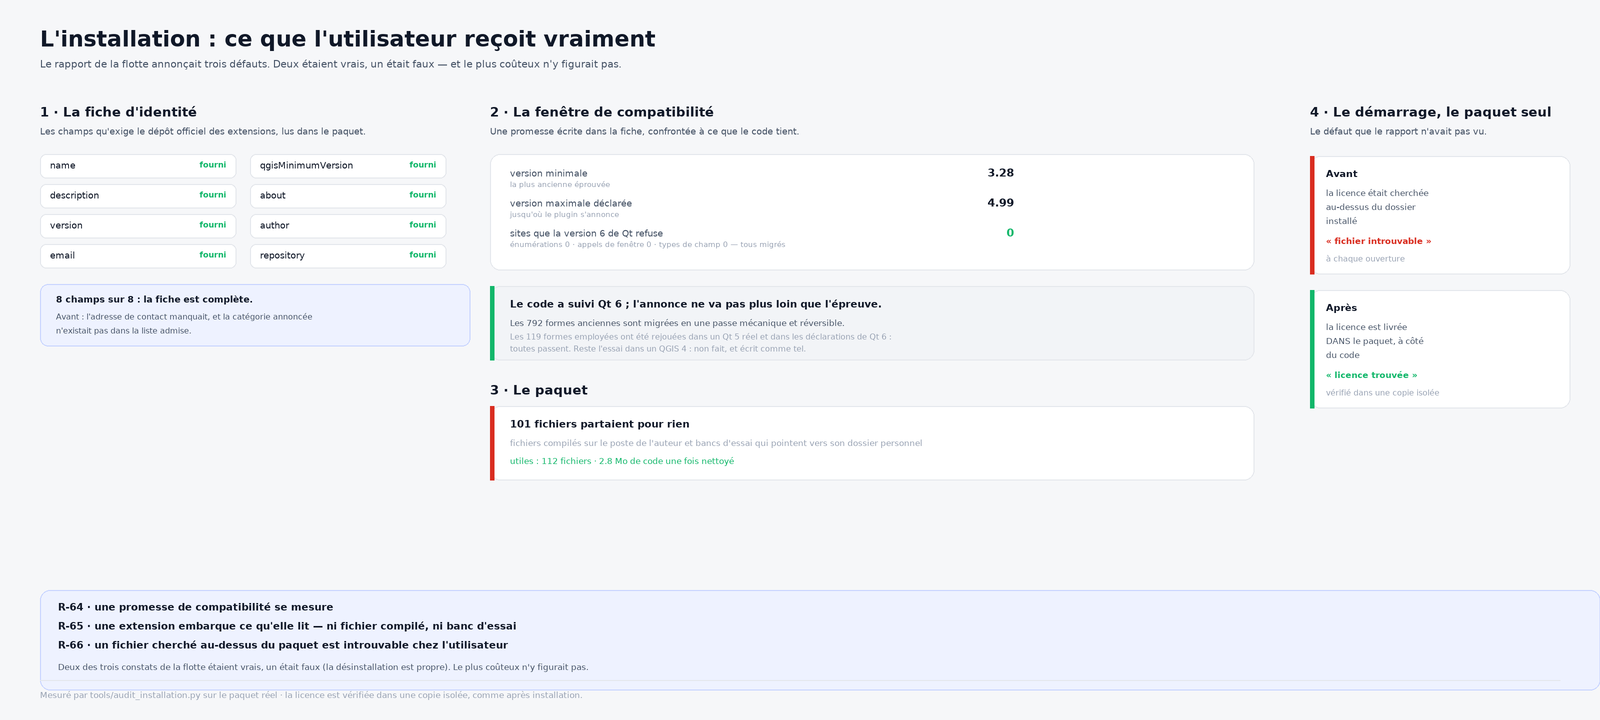

The Python source for this figure:
"""Planche 33 — l'installation : ce que l'utilisateur reçoit vraiment.

    python3 maquettes/33_installation.py

Rien n'est dessiné à la main : les chiffres viennent de
`specs/data/installation.json`, produit par `tools/audit_installation.py`.
"""
from __future__ import annotations

import json
import os
import sys

from PIL import Image, ImageDraw, ImageFont

OUT = os.path.dirname(os.path.abspath(__file__))
RACINE = os.path.dirname(OUT)
sys.path.insert(0, RACINE)
DONNEES = os.path.join(RACINE, "specs", "data")
THEME = json.load(open(os.path.join(DONNEES, "theme.json"), encoding="utf-8"))
AUDIT = json.load(open(os.path.join(DONNEES, "installation.json"),
                       encoding="utf-8"))
QT6 = json.load(open(os.path.join(DONNEES, "qt6.json"), encoding="utf-8"))
from drillmaster_v3.core.installation import CHAMPS_REQUIS  # noqa: E402

T = THEME["clair"]
S = 2
W, H = 1600, 720
POL = {False: "/usr/share/fonts/truetype/dejavu/DejaVuSans.ttf",
       True: "/usr/share/fonts/truetype/dejavu/DejaVuSans-Bold.ttf"}


def f(t, g=False):
    return ImageFont.truetype(POL[g], int(t * S))


img = Image.new("RGB", (W * S, H * S), T["bg"])
d = ImageDraw.Draw(img)


def txt(x, y, t, sz=10, col=None, g=False, a=None):
    d.text((x * S, y * S), t, font=f(sz, g), fill=col or T["ink"], anchor=a)


def rect(x, y, w, h, fill=None, stroke=None, r=8, ep=1):
    d.rounded_rectangle([x * S, y * S, (x + w) * S, (y + h) * S],
                        radius=int(r * S), fill=fill, outline=stroke,
                        width=max(1, int(ep * S)))


def ligne(x1, y1, x2, y2, col=None, ep=1):
    d.line([x1 * S, y1 * S, x2 * S, y2 * S], fill=col or T["border"],
           width=int(ep * S))


FICHE = AUDIT["fiche"]
PAQUET = AUDIT["paquet"]
COMPAT = AUDIT["compatibilite"]
ISOLE = AUDIT["demarrage_isole"]

txt(40, 26, "L'installation : ce que l'utilisateur reçoit vraiment", 22,
    T["ink"], True)
txt(40, 58, "Le rapport de la flotte annonçait trois défauts. Deux étaient "
    "vrais, un était faux — et le plus coûteux n'y figurait pas.", 10.2,
    T["ink_2"])

# ══ 1 · la fiche d'identité
y = 104
txt(40, y, "1 · La fiche d'identité", 13, T["ink"], True)
txt(40, y + 22, "Les champs qu'exige le dépôt officiel des extensions, lus "
    "dans le paquet.", 9.4, T["ink_2"])
y += 50
fournis = set(FICHE["fournis"])
col_w, lig = 196, 30
for i, champ in enumerate(CHAMPS_REQUIS):
    cx = 40 + (i % 2) * (col_w + 14)
    cy = y + (i // 2) * lig
    present = champ in fournis
    rect(cx, cy, col_w, 24, T["surface"], T["border"], 6)
    txt(cx + 10, cy + 6, champ, 9.2, T["ink"], False)
    txt(cx + col_w - 10, cy + 6,
        "fourni" if present else "manquait", 8.4,
        T["ok"] if present else T["block"], True, "ra")
y += 4 * lig + 10
rect(40, y, 430, 62, T["accent_soft"], T["accent_line"], 8)
txt(56, y + 10, f"{len(fournis)} champs sur {len(CHAMPS_REQUIS)} : la fiche "
    "est complète.", 9.2, T["ink"], True)
txt(56, y + 28, "Avant : l'adresse de contact manquait, et la catégorie "
    "annoncée", 8.4, T["ink_2"])
txt(56, y + 42, "n'existait pas dans la liste admise.", 8.4, T["ink_2"])

# ══ 2 · la fenêtre de compatibilité
y = 104
D = 490
txt(D, y, "2 · La fenêtre de compatibilité", 13, T["ink"], True)
txt(D, y + 22, "Une promesse écrite dans la fiche, confrontée à ce que le "
    "code tient.", 9.4, T["ink_2"])
y += 50
rect(D, y, 764, 116, T["surface"], T["border"], 10)
restants = (COMPAT["sites_a_migrer"] + COMPAT["exec_a_migrer"]
            + COMPAT["champs_a_migrer"])
for i, (quoi, val, note) in enumerate([
        ("version minimale", COMPAT["minimum"], "la plus ancienne éprouvée"),
        ("version maximale déclarée", COMPAT["maximum"],
         "jusqu'où le plugin s'annonce"),
        ("sites que la version 6 de Qt refuse", str(restants),
         f"énumérations {COMPAT['sites_a_migrer']} · appels de fenêtre "
         f"{COMPAT['exec_a_migrer']} · types de champ "
         f"{COMPAT['champs_a_migrer']} — tous migrés"),
]):
    yy = y + 14 + i * 30
    txt(D + 20, yy, quoi, 9.2, T["ink_2"])
    txt(D + 524, yy - 2, val, 11.4,
        T["ok"] if i == 2 and restants == 0 else
        (T["warn"] if i == 2 else T["ink"]), True, "ra")
    txt(D + 20, yy + 12, note, 7.8, T["ink_3"])
y += 132
rect(D, y, 764, 74, T["surface_3"], T["border"], 10)
rect(D, y, 4, 74, T["ok"] if restants == 0 else T["warn"], None, 0)
txt(D + 20, y + 12, "Le code a suivi Qt 6 ; l'annonce ne va pas plus loin "
    "que l'épreuve.", 10.2, T["ink"], True)
txt(D + 20, y + 32, "Les 792 formes anciennes sont migrées en une passe "
    "mécanique et réversible." if restants == 0 else
    "La fenêtre reste en deçà de ce que Qt 6 refuse, et c'est exact.", 8.8,
    T["ink_2"])
txt(D + 20, y + 46, f"Les {QT6['declarations']['qt5_acceptees']} formes "
    "employées ont été rejouées dans un Qt 5 réel et dans les déclarations "
    "de Qt 6 :", 8.4, T["ink_3"])
txt(D + 20, y + 58, "toutes passent. Reste l'essai dans un QGIS 4 : non "
    "fait, et écrit comme tel.", 8.4, T["ink_3"])

# ══ 3 · le paquet
y += 96
txt(D, y, "3 · Le paquet", 13, T["ink"], True)
y += 24
rect(D, y, 764, 74, T["surface"], T["border"], 10)
rect(D, y, 4, 74, T["block"], None, 0)
txt(D + 20, y + 12, f"{PAQUET['a_exclure']} fichiers partaient pour rien",
    10.4, T["ink"], True)
txt(D + 20, y + 32, "fichiers compilés sur le poste de l'auteur et bancs "
    "d'essai qui pointent vers son dossier personnel", 8.6, T["ink_3"])
txt(D + 20, y + 50, f"utiles : {PAQUET['fichiers_propres']} fichiers · "
    f"{PAQUET['poids_propre_ko'] / 1024:.1f} Mo de code une fois nettoyé",
    8.6, T["ok"])

# ══ 4 · le démarrage, paquet seul
y = 104
G = 1290
txt(G + 20, y, "4 · Le démarrage, le paquet seul", 13, T["ink"], True)
y += 22
txt(G + 20, y, "Le défaut que le rapport n'avait pas vu.", 9.4, T["ink_2"])
y += 30
rect(G + 20, y, 260, 118, T["surface"], T["border"], 10)
rect(G + 20, y, 4, 118, T["block"], None, 0)
txt(G + 36, y + 12, "Avant", 9.6, T["ink"], True)
txt(G + 36, y + 32, "la licence était cherchée", 8.6, T["ink_2"])
txt(G + 36, y + 46, "au-dessus du dossier", 8.6, T["ink_2"])
txt(G + 36, y + 60, "installé", 8.6, T["ink_2"])
txt(G + 36, y + 80, "« fichier introuvable »", 8.6, T["block"], True)
txt(G + 36, y + 98, "à chaque ouverture", 8.4, T["ink_3"])
y += 134
rect(G + 20, y, 260, 118, T["surface"], T["border"], 10)
rect(G + 20, y, 4, 118, T["ok"], None, 0)
txt(G + 36, y + 12, "Après", 9.6, T["ink"], True)
txt(G + 36, y + 32, "la licence est livrée", 8.6, T["ink_2"])
txt(G + 36, y + 46, "DANS le paquet, à côté", 8.6, T["ink_2"])
txt(G + 36, y + 60, "du code", 8.6, T["ink_2"])
txt(G + 36, y + 80, "« licence trouvée »", 8.6, T["ok"], True)
txt(G + 36, y + 98, "vérifié dans une copie isolée", 8.4, T["ink_3"])

# ══ 5 · les règles
y = 590
rect(40, y, 1560, 100, T["accent_soft"], T["accent_line"], 10)
txt(58, y + 11, "R-64 · une promesse de compatibilité se mesure", 10.4,
    T["ink"], True)
txt(58, y + 30, "R-65 · une extension embarque ce qu'elle lit — ni fichier "
    "compilé, ni banc d'essai", 10.4, T["ink"], True)
txt(58, y + 49, "R-66 · un fichier cherché au-dessus du paquet est "
    "introuvable chez l'utilisateur", 10.4, T["ink"], True)
txt(58, y + 72, "Deux des trois constats de la flotte étaient vrais, un était "
    "faux (la désinstallation est propre). Le plus coûteux n'y figurait pas.",
    8.8, T["ink_2"])

# ── pied
ligne(40, H - 40, 1560, H - 40)
txt(40, H - 30, "Mesuré par tools/audit_installation.py sur le paquet réel · "
    "la licence est vérifiée dans une copie isolée, comme après installation.",
    8.6, T["ink_3"])

img.resize((W, H), Image.LANCZOS).save(os.path.join(OUT, "33_installation.png"))
print("écrit maquettes/33_installation.png")
